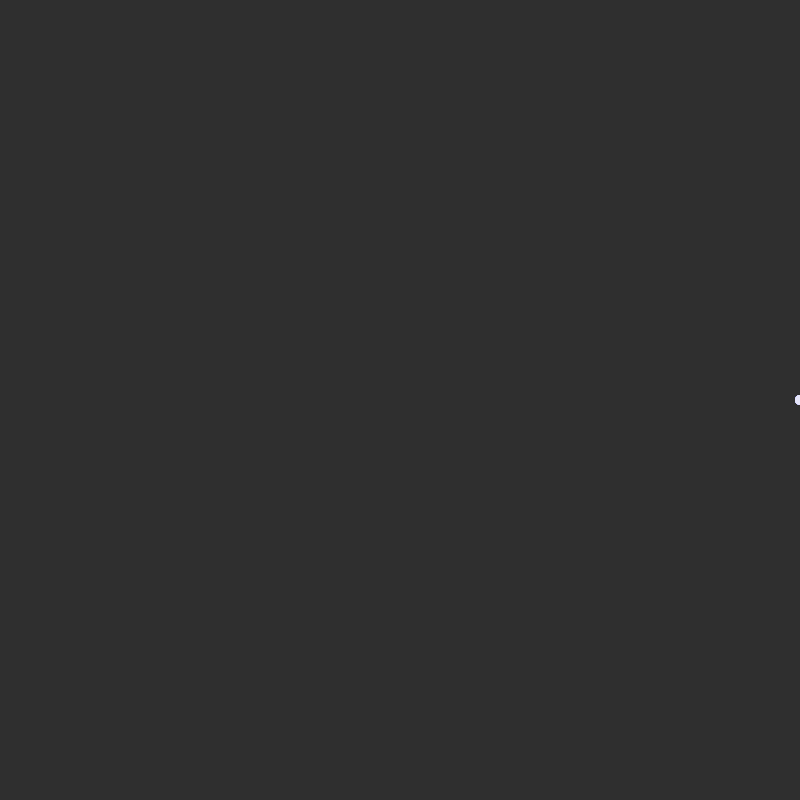
Frame 1 (no input)
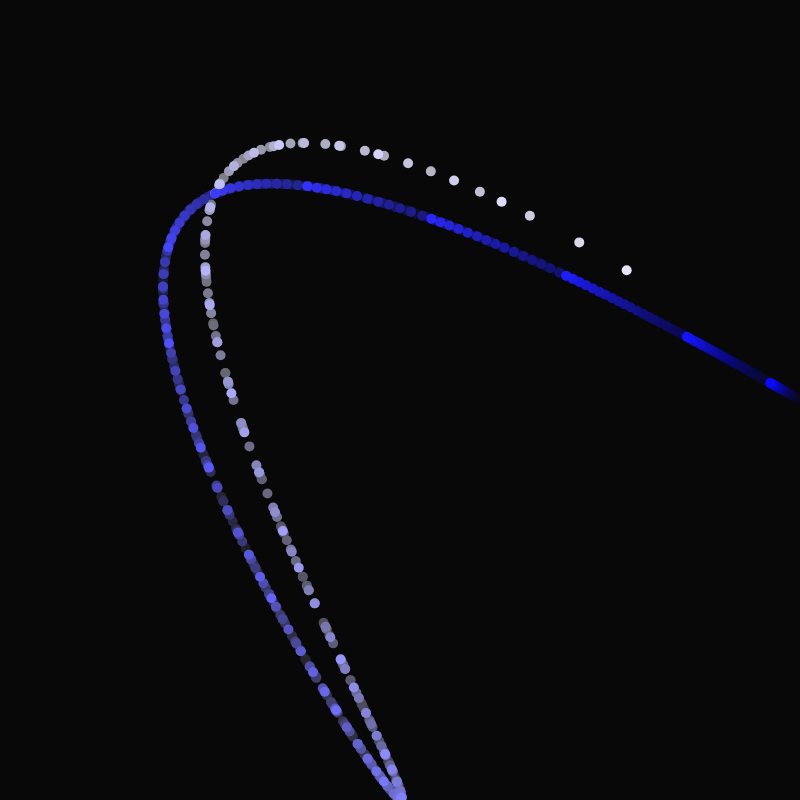
Frame 60 (no input)
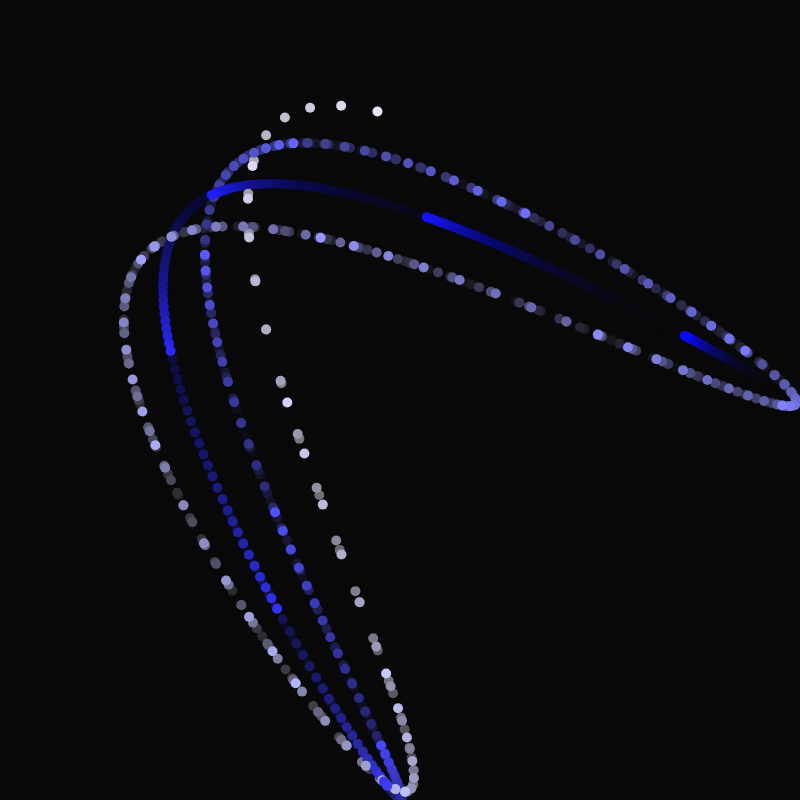
Frame 120 (the mouse pressed at the canvas centre since frame 60)

The p5.js sketch that drew these frames (run headless with seeded random() and noise() and a simulated clock; from frame 60 on, the mouse is pressed at the canvas centre):

// p5.js sketch
// ── sketch.js
let t=0;

function setup() {
	createCanvas(800, 800);
	background(50);
	noStroke();

}

function draw() {
	background(15,15); // translucent background (creates trails)

	// make a x and y grid of ellipses
	let x = width/2;
	let y = height/2;

    for (let i = 1; i<24 ; i = i+1) {

		// each particle moves in a circle
		let myX = x + 400 * cos(PI * t *i)*cos(t*i);
		let myY = y - 400 * sin(PI * t *i)*sin(t*i);

		fill(i*10, i*10, 250);
		ellipse(myX, myY, 10); // draw particle
    }

	t = t + 0.002; // update time
}
